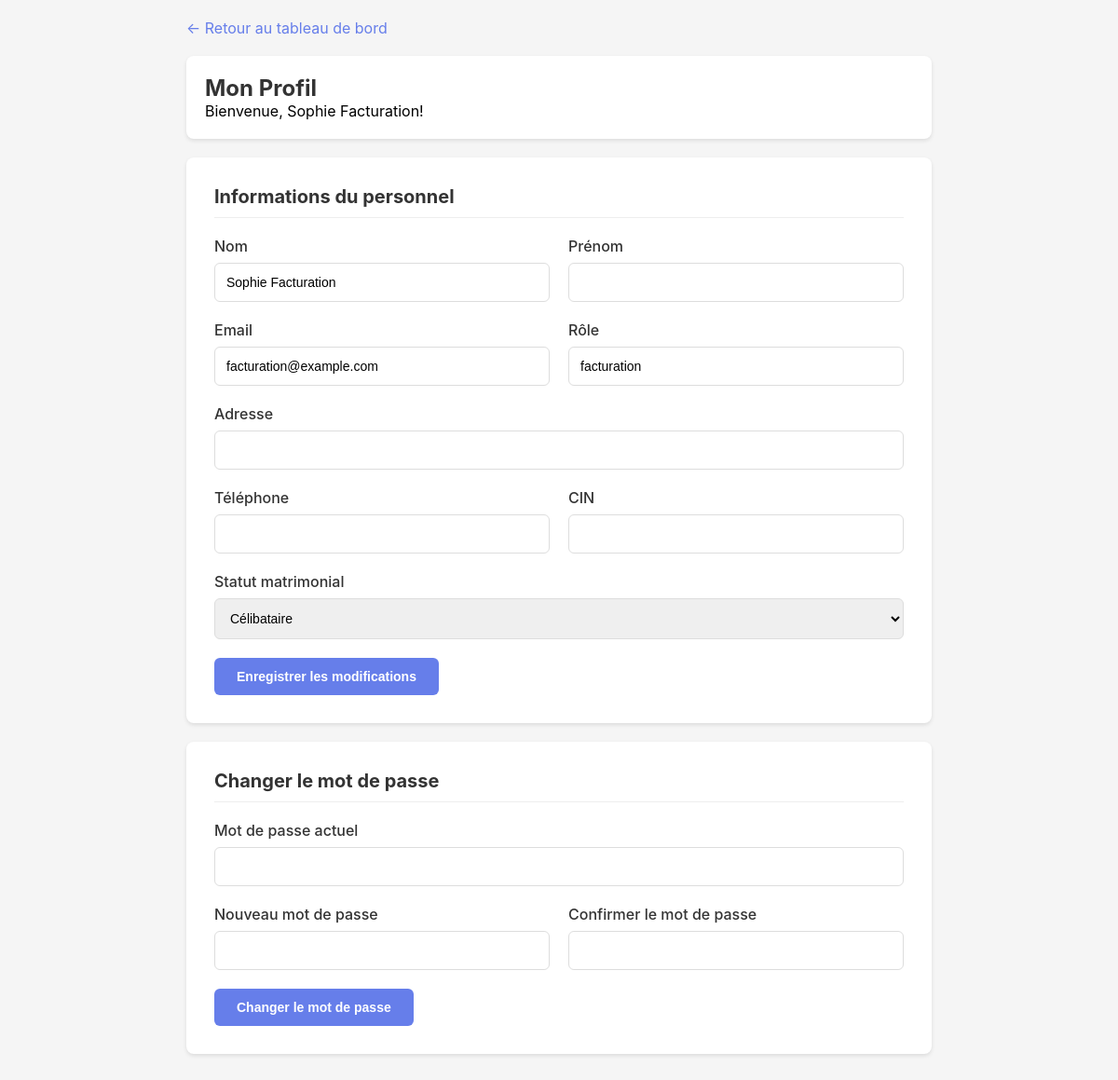
/profile.php (signed in), run on the app's committed database.
### tables this page shows
CREATE TABLE users (
    id INT PRIMARY KEY AUTO_INCREMENT,
    email VARCHAR(255) UNIQUE NOT NULL,
    password VARCHAR(255) NOT NULL,
    name VARCHAR(255) NOT NULL,
    role ENUM('operateur', 'planning', 'chauffeur', 'facturation') NOT NULL,
    establishment_id INT,
    created_at TIMESTAMP DEFAULT CURRENT_TIMESTAMP,
    updated_at TIMESTAMP DEFAULT CURRENT_TIMESTAMP ON UPDATE CURRENT_TIMESTAMP
);

### config.php (called while the page is built, shortened)
<?php
try {
    $pdo = new PDO(
        "mysql:host=" . DB_HOST . ";dbname=" . DB_NAME . ";charset=utf8mb4",
        DB_USER,
        DB_PASS,
        [
            PDO::ATTR_ERRMODE => PDO::ERRMODE_EXCEPTION,
            PDO::ATTR_DEFAULT_FETCH_MODE => PDO::FETCH_ASSOC
        ]
    );
} catch (PDOException $e) {
    die("Erreur de connexion à la base de données: " . $e->getMessage());
}
function isAuthenticated() {
    return isset($_SESSION['user_id']);
}
function getCurrentUser() {
    global $pdo;
    $stmt = $pdo->prepare("SELECT * FROM users WHERE id = ?");
    $stmt->execute([$_SESSION['user_id']]);
    return $stmt->fetch();
}
?>

### profile.php (the view, shortened to what this page needs)
<?php
require_once 'config.php';
$user = getCurrentUser();
?>
<!DOCTYPE html>
<html lang="fr">
<head>
</head>
<body>
    <div class="container">
        <a href="dashboard.php" class="back-link">← Retour au tableau de bord</a>
        <div class="header">
            <h1>Mon Profil</h1>
            <p>Bienvenue, <?php echo htmlspecialchars($user['name']); ?>!</p>
        </div>
        <div class="card">
            <h2>Informations du personnel</h2>
            <form method="POST" action="profile.php">
                <div class="form-row">
                    <div class="form-group">
                        <label for="name">Nom</label>
                        <input type="text" id="name" value="<?php echo htmlspecialchars($user['name']); ?>" readonly>
                    </div>
                    <div class="form-group">
                        <label for="prenom">Prénom</label>
                        <input type="text" id="prenom" name="prenom" value="<?php echo htmlspecialchars($user['prenom'] ?? ''); ?>">
                    </div>
                </div>
                <div class="form-row">
                    <div class="form-group">
                        <label for="email">Email</label>
                        <input type="email" id="email" value="<?php echo htmlspecialchars($user['email']); ?>" readonly>
                    </div>
                    <div class="form-group">
                        <label for="role">Rôle</label>
                        <input type="text" id="role" value="<?php echo htmlspecialchars($user['role']); ?>" readonly>
                    </div>
                </div>
                <div class="form-group">
                    <label for="adresse">Adresse</label>
                    <input type="text" id="adresse" name="adresse" value="<?php echo htmlspecialchars($user['adresse'] ?? ''); ?>">
                </div>
                <div class="form-row">
                    <div class="form-group">
                        <label for="telephone">Téléphone</label>
                        <input type="text" id="telephone" name="telephone" value="<?php echo htmlspecialchars($user['telephone'] ?? ''); ?>">
                    </div>
                    <div class="form-group">
                        <label for="cin">CIN</label>
                        <input type="text" id="cin" name="cin" value="<?php echo htmlspecialchars($user['cin'] ?? ''); ?>">
                    </div>
                </div>
                <div class="form-group">
                    <label for="statut">Statut matrimonial</label>
                    <select id="statut" name="statut">
                        <option value="celibataire" <?php echo ($user['statut'] ?? 'celibataire') === 'celibataire' ? 'selected' : ''; ?>>Célibataire</option>
                    </select>
                </div>
                <button type="submit" class="btn">Enregistrer les modifications</button>
            </form>
        </div>
        <div class="card">
            <h2>Changer le mot de passe</h2>
            <form method="POST" action="profile.php">
                <div class="form-group">
                    <label for="current_password">Mot de passe actuel</label>
                    <input type="password" id="current_password" name="current_password" required>
                </div>
                <div class="form-row">
                    <div class="form-group">
                        <label for="new_password">Nouveau mot de passe</label>
                        <input type="password" id="new_password" name="new_password" required minlength="6">
                    </div>
                    <div class="form-group">
                        <label for="confirm_password">Confirmer le mot de passe</label>
                        <input type="password" id="confirm_password" name="confirm_password" required minlength="6">
                    </div>
                </div>
                <button type="submit" class="btn">Changer le mot de passe</button>
            </form>
        </div>
    </div>
</body>
</html>

### profile.php (style rules this page uses)
* { margin: 0; padding: 0; box-sizing: border-box; }
body { font-family: -apple-system, BlinkMacSystemFont, 'Segoe UI', Roboto, Oxygen, Ubuntu, Cantarell, sans-serif; background: #f5f5f5; min-height: 100vh; padding: 20px; }
.container { max-width: 800px; margin: 0 auto; }
.header { background: white; padding: 20px; border-radius: 8px; margin-bottom: 20px; box-shadow: 0 2px 4px rgba(0,0,0,0.1); }
.header h1 { color: #333; font-size: 24px; }
.card { background: white; padding: 30px; border-radius: 8px; margin-bottom: 20px; box-shadow: 0 2px 4px rgba(0,0,0,0.1); }
.card h2 { color: #333; font-size: 20px; margin-bottom: 20px; padding-bottom: 10px; border-bottom: 1px solid #eee; }
.form-group { margin-bottom: 20px; }
.form-group label { display: block; margin-bottom: 8px; color: #333; font-weight: 500; }
.form-group input, .form-group select { width: 100%; padding: 12px; border: 1px solid #ddd; border-radius: 6px; font-size: 14px; }
.form-row { display: grid; grid-template-columns: 1fr 1fr; gap: 20px; }
.btn { padding: 12px 24px; background: #667eea; color: white; border: none; border-radius: 6px; font-size: 14px; font-weight: 600; cursor: pointer; transition: background 0.3s; }
.back-link { display: inline-block; margin-bottom: 20px; color: #667eea; text-decoration: none; }

### data on the page
users: name "Sophie Facturation", email "facturation@example.com", role "facturation"
